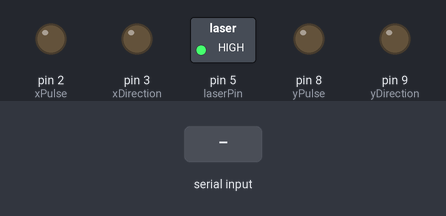
A sketch run on a simulated Arduino Uno, built with avr-gcc and run on an emulated ATmega328P. On the bench: switched loads named in the sketch (green lamp = pin HIGH), output pins drawn as LEDs (lit = HIGH). The test bench sets the inputs (shaded band).

Above: at 1.2 s.
1.3 s: "90,45\n" received over Serial
At 1.8 s:
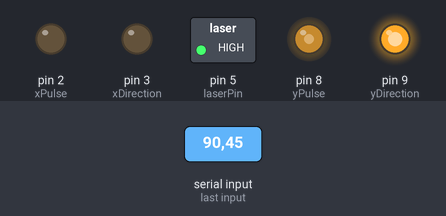
4.3 s: "30,150\n" received over Serial
At 5.3 s:
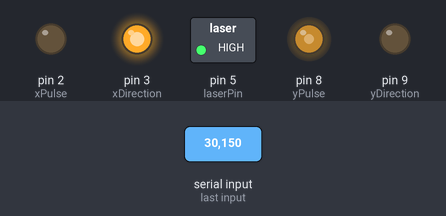
7.3 s: "90,45\n" received over Serial
At 12.5 s:
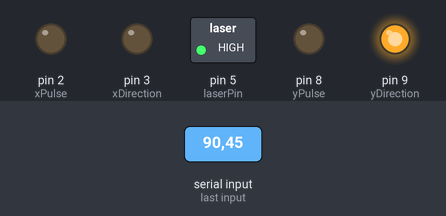
Timing chart, 0 to 18.2 s (numbered marks = the images above; inputs shaded):
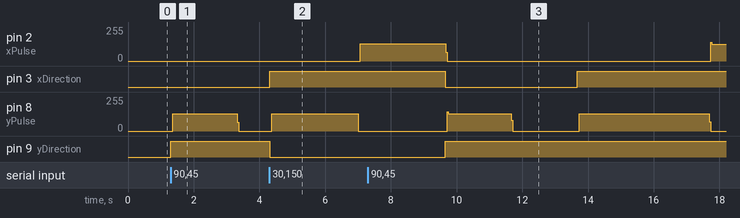

Measured:
- after the input at 1.3 s, pin 8 (yPulse): 0/255 → 128/255 after 0.07 s, → 0/255 2.0 s later; pin 9 (yDirection): LOW → HIGH at once
- after the input at 4.3 s, pin 2 (xPulse): 0/255 → 128/255 after 2.8 s; pin 3 (xDirection): LOW → HIGH after 0.01 s instead of 1.0 s; pin 8 (yPulse): 0/255 → 128/255 after 0.07 s instead of 1.1 s; pin 9 (yDirection): HIGH → LOW at once
- after the input at 7.3 s, pin 3 (xDirection): HIGH → LOW after 2.4 s, → HIGH 4.0 s later; pin 9 (yDirection): LOW → HIGH after 2.4 s instead of 4.4 s

The sketch:

laser_module.ino
```cpp
int Distance = 0; // 회전 스텝 수
int delaySpeed = 5000; // 회전 지연 (Microseconds)

const int laserPin = 5;
const int xPulse = 2; // CLK (회전 펄스)
const int xDirection = 3; // CW (회전 방향)
const int yPulse = 8; // CLK
const int yDirection = 9; // CW

void setup(){
  Serial.begin(9600);

  pinMode(laserPin, OUTPUT);
  pinMode(xPulse, OUTPUT);
  pinMode(yPulse, OUTPUT);
  pinMode(xDirection, OUTPUT);
  pinMode(yDirection, OUTPUT);

  digitalWrite(xPulse, LOW); // x축 회전 펅스
  digitalWrite(yPulse, LOW); // y축 회전 펄스

  digitalWrite(laserPin, HIGH);
}

void loop() {
  // 시리얼 입력
  if (Serial.available() > 0) {
    float x_rotate = Serial.parseInt();
    float y_rotate = Serial.parseInt();

    // x축 방향 선택
    if (x_rotate >= 90)
      digitalWrite(xDirection, LOW); // 시계 방향
    else
      digitalWrite(xDirection, HIGH); // 반시계 방향

    // y축 방향 선택
    if (y_rotate >= 90)
      digitalWrite(yDirection, LOW); // 시계 방향
    else
      digitalWrite(yDirection, HIGH); // 반시계 방향

    // x축 회전 각도 계산
    float x_rotate_steps = abs(90.0 - x_rotate); // 90도 기준으로 계산
    x_rotate_steps = x_rotate_steps * 1600 / 360; // 기준 distance 값 계산


    // y축 회전 각도 계산
    float y_rotate_steps = abs(90.0 - y_rotate); // 90도 기준으로 계산
    y_rotate_steps = y_rotate_steps * 1600 / 360; // 기준 distance 값 계산

    // y축 회전 시작
    while(true) {
      digitalWrite(yPulse, HIGH);
      delayMicroseconds(delaySpeed);
      digitalWrite(yPulse, LOW);
      delayMicroseconds(delaySpeed);

      Distance = Distance + 1;

      // 회전 종료
      if (Distance >= y_rotate_steps) {
        Distance = 0;
        break;
      }
    }

    // x축 회전 시작
    while(true) {
      digitalWrite(xPulse, HIGH);
      delayMicroseconds(delaySpeed);
      digitalWrite(xPulse, LOW);
      delayMicroseconds(delaySpeed);

      Distance = Distance + 1;

      // 회전 종료
      if (Distance >= x_rotate_steps) {
        Distance = 0;
        break;
      }
    }
  }
}
```
